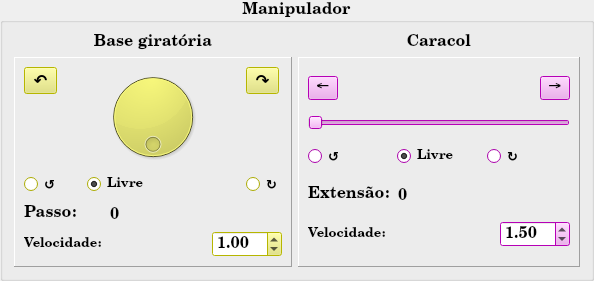
         <widget class="QGroupBox" name="groupBox_2">
          <property name="sizePolicy">
           <sizepolicy hsizetype="Ignored" vsizetype="Preferred">
            <horstretch>20</horstretch>
            <verstretch>10</verstretch>
           </sizepolicy>
          </property>
          <property name="minimumSize">
           <size>
            <width>432</width>
            <height>0</height>
           </size>
          </property>
          <property name="font">
           <font>
            <family>Century Schoolbook L</family>
            <pointsize>12</pointsize>
            <weight>75</weight>
            <bold>true</bold>
           </font>
          </property>
          <property name="title">
           <string>Manipulador</string>
          </property>
          <property name="alignment">
           <set>Qt::AlignCenter</set>
          </property>
          <layout class="QGridLayout" name="gridLayout_11">
           <item row="0" column="0">
            <widget class="QLabel" name="label_11">
             <property name="font">
              <font>
               <pointsize>12</pointsize>
              </font>
             </property>
             <property name="text">
              <string>Base giratória</string>
             </property>
             <property name="alignment">
              <set>Qt::AlignCenter</set>
             </property>
             <property name="buddy">
              <cstring>dial</cstring>
             </property>
            </widget>
           </item>
           <item row="0" column="1">
            <widget class="QLabel" name="label_10">
             <property name="font">
              <font>
               <pointsize>12</pointsize>
              </font>
             </property>
             <property name="text">
              <string>Caracol</string>
             </property>
             <property name="alignment">
              <set>Qt::AlignCenter</set>
             </property>
             <property name="buddy">
              <cstring>slider_caracol</cstring>
             </property>
            </widget>
           </item>
           <item row="2" column="0">
            <widget class="QFrame" name="frame_8">
             <property name="sizePolicy">
              <sizepolicy hsizetype="Preferred" vsizetype="Preferred">
               <horstretch>0</horstretch>
               <verstretch>3</verstretch>
              </sizepolicy>
             </property>
             <property name="palette">
              <palette>
               <active>
                <colorrole role="Button">
                 <brush brushstyle="SolidPattern">
                  <color alpha="255">
                   <red>225</red>
                   <green>225</green>
                   <blue>112</blue>
                  </color>
                 </brush>
                </colorrole>
                <colorrole role="Base">
                 <brush brushstyle="SolidPattern">
                  <color alpha="255">
                   <red>255</red>
                   <green>255</green>
                   <blue>255</blue>
                  </color>
                 </brush>
                </colorrole>
                <colorrole role="Window">
                 <brush brushstyle="SolidPattern">
                  <color alpha="255">
                   <red>255</red>
                   <green>255</green>
                   <blue>0</blue>
                  </color>
                 </brush>
                </colorrole>
               </active>
               <inactive>
                <colorrole role="Button">
                 <brush brushstyle="SolidPattern">
                  <color alpha="255">
                   <red>225</red>
                   <green>225</green>
                   <blue>112</blue>
                  </color>
                 </brush>
                </colorrole>
                <colorrole role="Base">
                 <brush brushstyle="SolidPattern">
                  <color alpha="255">
                   <red>255</red>
                   <green>255</green>
                   <blue>255</blue>
                  </color>
                 </brush>
                </colorrole>
                <colorrole role="Window">
                 <brush brushstyle="SolidPattern">
                  <color alpha="255">
                   <red>255</red>
                   <green>255</green>
                   <blue>0</blue>
                  </color>
                 </brush>
                </colorrole>
               </inactive>
               <disabled>
                <colorrole role="Button">
                 <brush brushstyle="SolidPattern">
                  <color alpha="255">
                   <red>225</red>
                   <green>225</green>
                   <blue>112</blue>
                  </color>
                 </brush>
                </colorrole>
                <colorrole role="Base">
                 <brush brushstyle="SolidPattern">
                  <color alpha="255">
                   <red>255</red>
                   <green>255</green>
                   <blue>0</blue>
                  </color>
                 </brush>
                </colorrole>
                <colorrole role="Window">
                 <brush brushstyle="SolidPattern">
                  <color alpha="255">
                   <red>255</red>
                   <green>255</green>
                   <blue>0</blue>
                  </color>
                 </brush>
                </colorrole>
               </disabled>
              </palette>
             </property>
             <property name="frameShape">
              <enum>QFrame::Panel</enum>
             </property>
             <property name="frameShadow">
              <enum>QFrame::Raised</enum>
             </property>
             <layout class="QGridLayout" name="gridLayout_9">
              <item row="1" column="4">
               <widget class="QRadioButton" name="opt_base_dir">
                <property name="font">
                 <font>
                  <pointsize>10</pointsize>
                 </font>
                </property>
                <property name="text">
                 <string>↻</string>
                </property>
               </widget>
              </item>
              <item row="3" column="0" colspan="3">
               <widget class="QLabel" name="label_7">
                <property name="text">
                 <string>Passo:</string>
                </property>
                <property name="buddy">
                 <cstring>campo_base</cstring>
                </property>
               </widget>
              </item>
              <item row="0" column="4" alignment="Qt::AlignTop">
               <widget class="QToolButton" name="up_base">
                <property name="text">
                 <string>↷</string>
                </property>
                <property name="autoRepeat">
                 <bool>true</bool>
                </property>
               </widget>
              </item>
              <item row="3" column="3" colspan="2">
               <widget class="QLineEdit" name="campo_base">
                <property name="sizePolicy">
                 <sizepolicy hsizetype="Minimum" vsizetype="Fixed">
                  <horstretch>0</horstretch>
                  <verstretch>0</verstretch>
                 </sizepolicy>
                </property>
                <property name="palette">
                 <palette>
                  <active>
                   <colorrole role="Base">
                    <brush brushstyle="SolidPattern">
                     <color alpha="0">
                      <red>255</red>
                      <green>255</green>
                      <blue>255</blue>
                     </color>
                    </brush>
                   </colorrole>
                  </active>
                  <inactive>
                   <colorrole role="Base">
                    <brush brushstyle="SolidPattern">
                     <color alpha="0">
                      <red>255</red>
                      <green>255</green>
                      <blue>255</blue>
                     </color>
                    </brush>
                   </colorrole>
                  </inactive>
                  <disabled>
                   <colorrole role="Base">
                    <brush brushstyle="SolidPattern">
                     <color alpha="255">
                      <red>239</red>
                      <green>235</green>
                      <blue>231</blue>
                     </color>
                    </brush>
                   </colorrole>
                  </disabled>
                 </palette>
                </property>
                <property name="text">
                 <string>0</string>
                </property>
                <property name="frame">
                 <bool>false</bool>
                </property>
                <property name="alignment">
                 <set>Qt::AlignBottom|Qt::AlignLeading|Qt::AlignLeft</set>
                </property>
                <property name="dragEnabled">
                 <bool>true</bool>
                </property>
                <property name="readOnly">
                 <bool>false</bool>
                </property>
               </widget>
              </item>
              <item row="4" column="0" colspan="3">
               <widget class="QLabel" name="label">
                <property name="font">
                 <font>
                  <pointsize>10</pointsize>
                 </font>
                </property>
                <property name="text">
                 <string>Velocidade:</string>
                </property>
               </widget>
              </item>
              <item row="0" column="0" alignment="Qt::AlignTop">
               <widget class="QToolButton" name="down_base">
                <property name="text">
                 <string>↶</string>
                </property>
                <property name="autoRepeat">
                 <bool>true</bool>
                </property>
               </widget>
              </item>
              <item row="0" column="1" colspan="3">
               <widget class="QDial" name="dial">
                <property name="maximum">
                 <number>47</number>
                </property>
                <property name="pageStep">
                 <number>6</number>
                </property>
                <property name="value">
                 <number>0</number>
                </property>
                <property name="wrapping">
                 <bool>true</bool>
                </property>
               </widget>
              </item>
              <item row="1" column="0">
               <widget class="QRadioButton" name="opt_base_esq">
                <property name="font">
                 <font>
                  <pointsize>10</pointsize>
                 </font>
                </property>
                <property name="text">
                 <string>↺</string>
                </property>
               </widget>
              </item>
              <item row="1" column="2" colspan="2">
               <widget class="QRadioButton" name="opt_base_0">
                <property name="font">
                 <font>
                  <pointsize>10</pointsize>
                 </font>
                </property>
                <property name="text">
                 <string>Livre</string>
                </property>
                <property name="checked">
                 <bool>true</bool>
                </property>
               </widget>
              </item>
              <item row="4" column="3" colspan="2" alignment="Qt::AlignRight">
               <widget class="QDoubleSpinBox" name="vel_base">
                <property name="maximum">
                 <double>15.000000000000000</double>
                </property>
                <property name="value">
                 <double>1.000000000000000</double>
                </property>
               </widget>
              </item>
             </layout>
            </widget>
           </item>
           <item row="2" column="1">
            <widget class="QFrame" name="frame_9">
             <property name="sizePolicy">
              <sizepolicy hsizetype="Preferred" vsizetype="Preferred">
               <horstretch>0</horstretch>
               <verstretch>3</verstretch>
              </sizepolicy>
             </property>
             <property name="minimumSize">
              <size>
               <width>201</width>
               <height>0</height>
              </size>
             </property>
             <property name="palette">
              <palette>
               <active>
                <colorrole role="Button">
                 <brush brushstyle="SolidPattern">
                  <color alpha="255">
                   <red>236</red>
                   <green>157</green>
                   <blue>236</blue>
                  </color>
                 </brush>
                </colorrole>
                <colorrole role="Base">
                 <brush brushstyle="SolidPattern">
                  <color alpha="255">
                   <red>255</red>
                   <green>255</green>
                   <blue>255</blue>
                  </color>
                 </brush>
                </colorrole>
                <colorrole role="Window">
                 <brush brushstyle="SolidPattern">
                  <color alpha="255">
                   <red>255</red>
                   <green>0</green>
                   <blue>255</blue>
                  </color>
                 </brush>
                </colorrole>
               </active>
               <inactive>
                <colorrole role="Button">
                 <brush brushstyle="SolidPattern">
                  <color alpha="255">
                   <red>236</red>
                   <green>157</green>
                   <blue>236</blue>
                  </color>
                 </brush>
                </colorrole>
                <colorrole role="Base">
                 <brush brushstyle="SolidPattern">
                  <color alpha="255">
                   <red>255</red>
                   <green>255</green>
                   <blue>255</blue>
                  </color>
                 </brush>
                </colorrole>
                <colorrole role="Window">
                 <brush brushstyle="SolidPattern">
                  <color alpha="255">
                   <red>255</red>
                   <green>0</green>
                   <blue>255</blue>
                  </color>
                 </brush>
                </colorrole>
               </inactive>
               <disabled>
                <colorrole role="Button">
                 <brush brushstyle="SolidPattern">
                  <color alpha="255">
                   <red>236</red>
                   <green>157</green>
                   <blue>236</blue>
                  </color>
                 </brush>
                </colorrole>
                <colorrole role="Base">
                 <brush brushstyle="SolidPattern">
                  <color alpha="255">
                   <red>255</red>
                   <green>0</green>
                   <blue>255</blue>
                  </color>
                 </brush>
                </colorrole>
                <colorrole role="Window">
                 <brush brushstyle="SolidPattern">
                  <color alpha="255">
                   <red>255</red>
                   <green>0</green>
                   <blue>255</blue>
                  </color>
                 </brush>
                </colorrole>
               </disabled>
              </palette>
             </property>
             <property name="frameShape">
              <enum>QFrame::Panel</enum>
             </property>
             <property name="frameShadow">
              <enum>QFrame::Raised</enum>
             </property>
             <layout class="QGridLayout" name="gridLayout_8">
              <item row="7" column="0" colspan="2">
               <widget class="QLabel" name="label_8">
                <property name="text">
                 <string>Extensão:</string>
                </property>
                <property name="buddy">
                 <cstring>campo_caracol</cstring>
                </property>
               </widget>
              </item>
              <item row="0" column="0" alignment="Qt::AlignLeft">
               <widget class="QToolButton" name="down_caracol">
                <property name="text">
                 <string>←</string>
                </property>
                <property name="autoRepeat">
                 <bool>true</bool>
                </property>
               </widget>
              </item>
              <item row="8" column="0" colspan="2">
               <widget class="QLabel" name="label_2">
                <property name="sizePolicy">
                 <sizepolicy hsizetype="Expanding" vsizetype="Preferred">
                  <horstretch>10</horstretch>
                  <verstretch>0</verstretch>
                 </sizepolicy>
                </property>
                <property name="font">
                 <font>
                  <pointsize>10</pointsize>
                 </font>
                </property>
                <property name="text">
                 <string>Velocidade:</string>
                </property>
               </widget>
              </item>
              <item row="7" column="2" alignment="Qt::AlignLeft">
               <widget class="QLineEdit" name="campo_caracol">
                <property name="sizePolicy">
                 <sizepolicy hsizetype="Minimum" vsizetype="Fixed">
                  <horstretch>0</horstretch>
                  <verstretch>0</verstretch>
                 </sizepolicy>
                </property>
                <property name="palette">
                 <palette>
                  <active>
                   <colorrole role="Base">
                    <brush brushstyle="SolidPattern">
                     <color alpha="0">
                      <red>255</red>
                      <green>255</green>
                      <blue>255</blue>
                     </color>
                    </brush>
                   </colorrole>
                  </active>
                  <inactive>
                   <colorrole role="Base">
                    <brush brushstyle="SolidPattern">
                     <color alpha="0">
                      <red>255</red>
                      <green>255</green>
                      <blue>255</blue>
                     </color>
                    </brush>
                   </colorrole>
                  </inactive>
                  <disabled>
                   <colorrole role="Base">
                    <brush brushstyle="SolidPattern">
                     <color alpha="255">
                      <red>239</red>
                      <green>235</green>
                      <blue>231</blue>
                     </color>
                    </brush>
                   </colorrole>
                  </disabled>
                 </palette>
                </property>
                <property name="text">
                 <string>0</string>
                </property>
                <property name="frame">
                 <bool>false</bool>
                </property>
                <property name="alignment">
                 <set>Qt::AlignBottom|Qt::AlignLeading|Qt::AlignLeft</set>
                </property>
                <property name="dragEnabled">
                 <bool>true</bool>
                </property>
                <property name="readOnly">
                 <bool>false</bool>
                </property>
               </widget>
              </item>
              <item row="0" column="2" alignment="Qt::AlignRight">
               <widget class="QToolButton" name="up_caracol">
                <property name="text">
                 <string>→</string>
                </property>
                <property name="autoRepeat">
                 <bool>true</bool>
                </property>
               </widget>
              </item>
              <item row="2" column="0" colspan="3">
               <widget class="QSlider" name="slider_caracol">
                <property name="sizePolicy">
                 <sizepolicy hsizetype="MinimumExpanding" vsizetype="Fixed">
                  <horstretch>0</horstretch>
                  <verstretch>0</verstretch>
                 </sizepolicy>
                </property>
                <property name="orientation">
                 <enum>Qt::Horizontal</enum>
                </property>
               </widget>
              </item>
              <item row="3" column="0" colspan="3">
               <layout class="QHBoxLayout" name="horizontalLayout_2">
                <item>
                 <widget class="QRadioButton" name="opt_caracol_esq">
                  <property name="font">
                   <font>
                    <pointsize>10</pointsize>
                   </font>
                  </property>
                  <property name="text">
                   <string>↺</string>
                  </property>
                 </widget>
                </item>
                <item>
                 <widget class="QRadioButton" name="opt_caracol_0">
                  <property name="font">
                   <font>
                    <pointsize>10</pointsize>
                   </font>
                  </property>
                  <property name="text">
                   <string>Livre</string>
                  </property>
                  <property name="checked">
                   <bool>true</bool>
                  </property>
                 </widget>
                </item>
                <item>
                 <widget class="QRadioButton" name="opt_caracol_dir">
                  <property name="font">
                   <font>
                    <pointsize>10</pointsize>
                   </font>
                  </property>
                  <property name="text">
                   <string>↻</string>
                  </property>
                 </widget>
                </item>
               </layout>
              </item>
              <item row="8" column="2" alignment="Qt::AlignRight">
               <widget class="QDoubleSpinBox" name="vel_caracol">
                <property name="sizePolicy">
                 <sizepolicy hsizetype="Expanding" vsizetype="Fixed">
                  <horstretch>0</horstretch>
                  <verstretch>0</verstretch>
                 </sizepolicy>
                </property>
                <property name="suffix">
                 <string/>
                </property>
                <property name="maximum">
                 <double>20.000000000000000</double>
                </property>
                <property name="value">
                 <double>1.500000000000000</double>
                </property>
               </widget>
              </item>
             </layout>
            </widget>
           </item>
          </layout>
          <zorder>frame_9</zorder>
          <zorder>frame_8</zorder>
          <zorder>label_11</zorder>
          <zorder>label_10</zorder>
         </widget>
